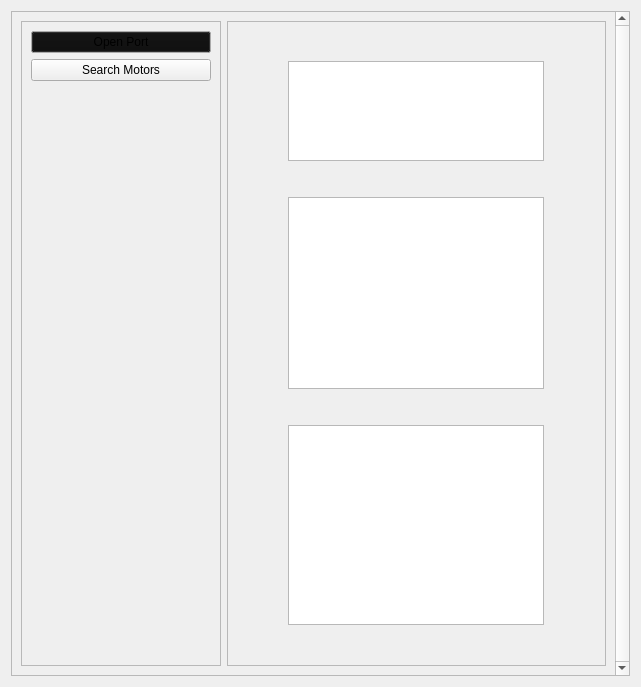
<?xml version="1.0" encoding="UTF-8"?>
<ui version="4.0">
 <class>Form</class>
 <widget class="QWidget" name="Form">
  <property name="geometry">
   <rect>
    <x>0</x>
    <y>0</y>
    <width>641</width>
    <height>687</height>
   </rect>
  </property>
  <property name="windowTitle">
   <string>Form</string>
  </property>
  <layout class="QGridLayout" name="gridLayout_3">
   <item row="0" column="0">
    <widget class="QScrollArea" name="scrollArea">
     <property name="verticalScrollBarPolicy">
      <enum>Qt::ScrollBarAlwaysOn</enum>
     </property>
     <property name="sizeAdjustPolicy">
      <enum>QAbstractScrollArea::AdjustToContents</enum>
     </property>
     <property name="widgetResizable">
      <bool>true</bool>
     </property>
     <widget class="QWidget" name="scrollAreaWidgetContents">
      <property name="geometry">
       <rect>
        <x>0</x>
        <y>0</y>
        <width>604</width>
        <height>667</height>
       </rect>
      </property>
      <layout class="QGridLayout" name="gridLayout_4">
       <item row="0" column="0">
        <widget class="QFrame" name="frame">
         <property name="sizePolicy">
          <sizepolicy hsizetype="Fixed" vsizetype="Preferred">
           <horstretch>0</horstretch>
           <verstretch>0</verstretch>
          </sizepolicy>
         </property>
         <property name="maximumSize">
          <size>
           <width>200</width>
           <height>16777215</height>
          </size>
         </property>
         <property name="frameShape">
          <enum>QFrame::StyledPanel</enum>
         </property>
         <property name="frameShadow">
          <enum>QFrame::Raised</enum>
         </property>
         <layout class="QGridLayout" name="gridLayout">
          <item row="0" column="0">
           <widget class="QPushButton" name="Open_port_button">
            <property name="enabled">
             <bool>true</bool>
            </property>
            <property name="sizePolicy">
             <sizepolicy hsizetype="Fixed" vsizetype="Fixed">
              <horstretch>0</horstretch>
              <verstretch>0</verstretch>
             </sizepolicy>
            </property>
            <property name="maximumSize">
             <size>
              <width>500</width>
              <height>16777215</height>
             </size>
            </property>
            <property name="palette">
             <palette>
              <active>
               <colorrole role="Button">
                <brush brushstyle="SolidPattern">
                 <color alpha="255">
                  <red>13</red>
                  <green>13</green>
                  <blue>13</blue>
                 </color>
                </brush>
               </colorrole>
              </active>
              <inactive>
               <colorrole role="Button">
                <brush brushstyle="SolidPattern">
                 <color alpha="255">
                  <red>13</red>
                  <green>13</green>
                  <blue>13</blue>
                 </color>
                </brush>
               </colorrole>
              </inactive>
              <disabled>
               <colorrole role="Button">
                <brush brushstyle="SolidPattern">
                 <color alpha="255">
                  <red>13</red>
                  <green>13</green>
                  <blue>13</blue>
                 </color>
                </brush>
               </colorrole>
              </disabled>
             </palette>
            </property>
            <property name="text">
             <string>Open Port</string>
            </property>
            <property name="checkable">
             <bool>false</bool>
            </property>
            <property name="default">
             <bool>false</bool>
            </property>
           </widget>
          </item>
          <item row="1" column="0">
           <widget class="QPushButton" name="search_button">
            <property name="sizePolicy">
             <sizepolicy hsizetype="Fixed" vsizetype="Fixed">
              <horstretch>0</horstretch>
              <verstretch>0</verstretch>
             </sizepolicy>
            </property>
            <property name="maximumSize">
             <size>
              <width>500</width>
              <height>16777215</height>
             </size>
            </property>
            <property name="text">
             <string>Search Motors</string>
            </property>
           </widget>
          </item>
          <item row="2" column="0">
           <spacer name="verticalSpacer_3">
            <property name="orientation">
             <enum>Qt::Vertical</enum>
            </property>
            <property name="sizeHint" stdset="0">
             <size>
              <width>20</width>
              <height>40</height>
             </size>
            </property>
           </spacer>
          </item>
         </layout>
        </widget>
       </item>
       <item row="0" column="1">
        <widget class="QFrame" name="frame_2">
         <property name="frameShape">
          <enum>QFrame::StyledPanel</enum>
         </property>
         <property name="frameShadow">
          <enum>QFrame::Raised</enum>
         </property>
         <layout class="QGridLayout" name="gridLayout_2">
          <item row="0" column="0">
           <widget class="QTableView" name="tableView">
            <property name="sizePolicy">
             <sizepolicy hsizetype="Fixed" vsizetype="Fixed">
              <horstretch>0</horstretch>
              <verstretch>0</verstretch>
             </sizepolicy>
            </property>
            <property name="minimumSize">
             <size>
              <width>0</width>
              <height>25</height>
             </size>
            </property>
            <property name="maximumSize">
             <size>
              <width>16777215</width>
              <height>100</height>
             </size>
            </property>
           </widget>
          </item>
          <item row="1" column="0">
           <widget class="QPlainTextEdit" name="plainTextEdit">
            <property name="sizePolicy">
             <sizepolicy hsizetype="Fixed" vsizetype="Fixed">
              <horstretch>0</horstretch>
              <verstretch>0</verstretch>
             </sizepolicy>
            </property>
            <property name="minimumSize">
             <size>
              <width>0</width>
              <height>100</height>
             </size>
            </property>
           </widget>
          </item>
          <item row="2" column="0">
           <widget class="QTextEdit" name="Text_lists">
            <property name="sizePolicy">
             <sizepolicy hsizetype="Fixed" vsizetype="Fixed">
              <horstretch>0</horstretch>
              <verstretch>0</verstretch>
             </sizepolicy>
            </property>
            <property name="minimumSize">
             <size>
              <width>0</width>
              <height>200</height>
             </size>
            </property>
           </widget>
          </item>
         </layout>
        </widget>
       </item>
      </layout>
     </widget>
    </widget>
   </item>
  </layout>
 </widget>
 <resources/>
 <connections/>
</ui>
